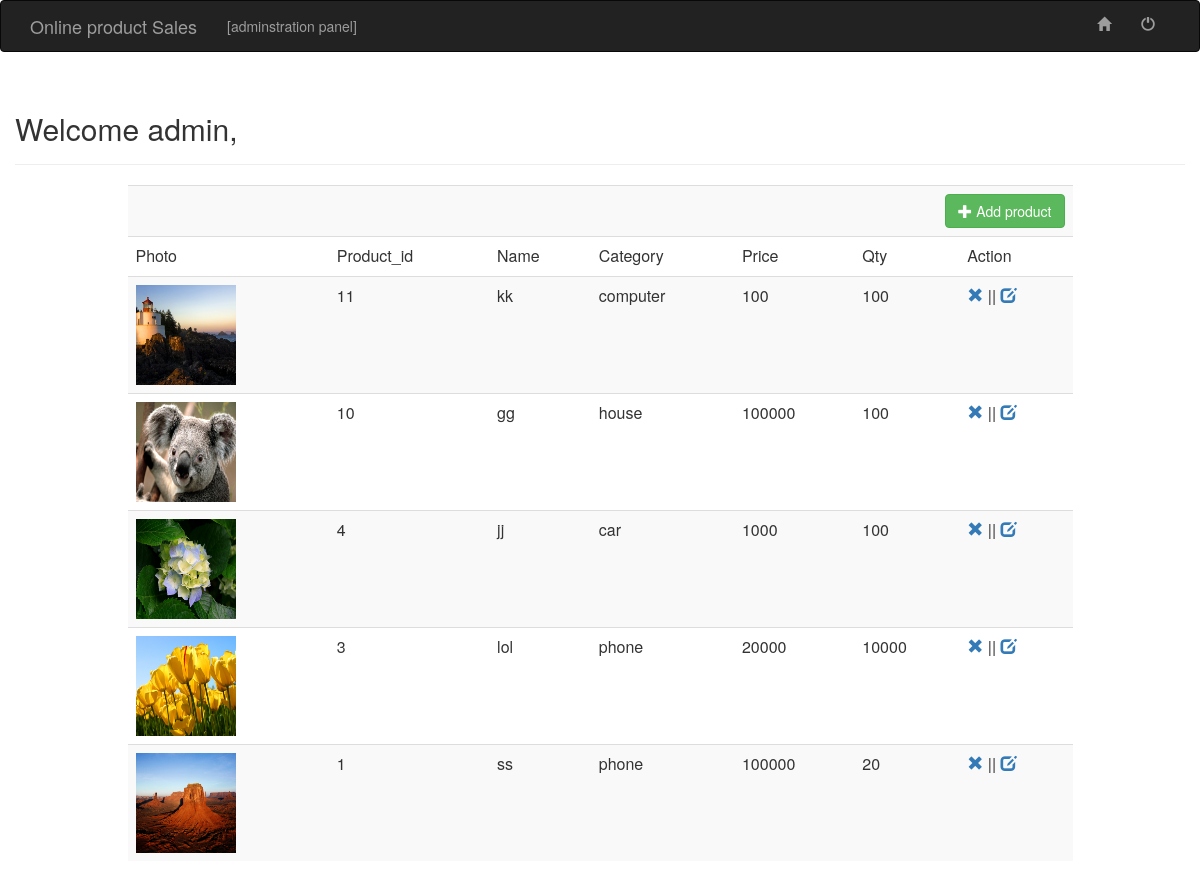
Screenshot of /Admin/product.php with the database file from the repository.
### tables this page shows
CREATE TABLE `product` (
  `product_id` int(11) NOT NULL,
  `product_name` varchar(30) NOT NULL,
  `category_id` int(11) NOT NULL,
  `price` int(11) NOT NULL,
  `qty` int(11) NOT NULL,
  `photo` varchar(225) NOT NULL
);

CREATE TABLE `category` (
  `cat_id` int(11) NOT NULL,
  `cat_name` varchar(20) NOT NULL
);

### Admin/product.php (the view, shortened to what this page needs)
  <?php
		include 'header.php';
		include 'connect.php';
?>
<html>
<head>
<link rel="stylesheet" type="text/css" href="../style/bootstrap.css">
</head>
<body>
	<div class="container top" >
    	<div class="row">
        	<div class="col-md-12">
            	<div class="row">
                	<div class="page-header">
                    	<h2> Welcome admin,
                             </h2>
                    </div>
                </div>
                <div class="row">
                <div class="col-md-10 col-md-offset-1">
                	<table class="table table-striped">
                    	<tr>
                         <td colspan="7" align="right"><a href="add_product.php" class="btn btn-success"><span class="glyphicon glyphicon-plus"></span> Add product</a> </td>
                        </tr>
                        <tr>
                        	<td>Photo </td>
                            <td>Product_id </td>
                            <td>Name </td>
                            <td>Category </td>
                            <td>Price </td>
                            <td>Qty </td>
                            <td>Action </td>
                        </tr>
                        <?php
							$query="select product.*,category.* from product,category where product.category_id=category.cat_id order by product_id desc";
							$go_query=mysqli_query($connection,$query);
							while($row=mysqli_fetch_array($go_query))
							{
								$product_id=$row['product_id'];
								$product_name=$row['product_name'];
								$cat_name=$row['cat_name'];
								$price=$row['price'];
								$qty=$row['qty'];
								$photo=$row['photo'];
								echo"<tr>";
								echo"<td><img src='../images/{$photo}' width='100' height='100'></td>";
								echo"<td> {$product_id} </td>";
								echo"<td> {$product_name} </td>";
								echo"<td> {$cat_name} </td>";
								echo"<td> {$price} </td>";
								echo"<td> {$qty} </td>";
								echo"<td> <a href='product.php?action=delete&p_id={$product_id}' class='glyphicon glyphicon-remove' onclick=\"return confirm('Are you sure?')\"></a> ||
								<a href='edit.php?action=edit&p_id={$product_id}' class='glyphicon glyphicon-edit'></a> </td>";
								echo"</tr>";}
						?>
                    </table>
                </div>
                </div>
                </div>
                </div>
                </div>
                </body>
                </html>

### rows the page displays
product: photo (picture), product_id "11", product_name "kk", category.cat_name "computer", price "100", qty "100"
product: photo (picture), product_id "10", product_name "gg", category.cat_name "house", price "100000", qty "100"
product: photo (picture), product_id "4", product_name "jj", category.cat_name "car", price "1000", qty "100"
product: photo (picture), product_id "3", product_name "lol", category.cat_name "phone", price "20000", qty "10000"
product: photo (picture), product_id "1", product_name "ss", category.cat_name "phone", price "100000", qty "20"
